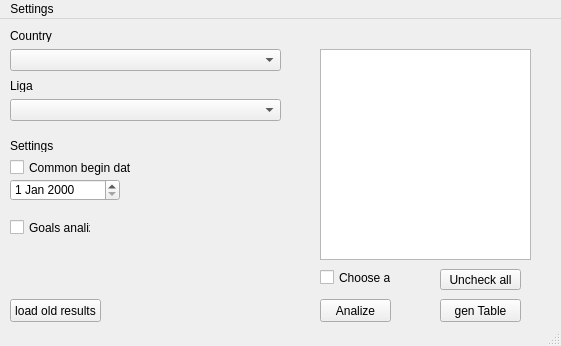
<?xml version="1.0" encoding="UTF-8"?>
<ui version="4.0">
 <class>MainWindow</class>
 <widget class="QMainWindow" name="MainWindow">
  <property name="geometry">
   <rect>
    <x>0</x>
    <y>0</y>
    <width>561</width>
    <height>346</height>
   </rect>
  </property>
  <property name="windowTitle">
   <string>BookmakerInterface</string>
  </property>
  <widget class="QWidget" name="centralwidget">
   <widget class="QPushButton" name="genTableBtn">
    <property name="geometry">
     <rect>
      <x>440</x>
      <y>280</y>
      <width>81</width>
      <height>23</height>
     </rect>
    </property>
    <property name="text">
     <string>gen Table</string>
    </property>
   </widget>
   <widget class="QPushButton" name="AnalizeBtn">
    <property name="geometry">
     <rect>
      <x>320</x>
      <y>280</y>
      <width>71</width>
      <height>23</height>
     </rect>
    </property>
    <property name="text">
     <string>Analize</string>
    </property>
   </widget>
   <widget class="QComboBox" name="countryList">
    <property name="geometry">
     <rect>
      <x>10</x>
      <y>30</y>
      <width>271</width>
      <height>22</height>
     </rect>
    </property>
   </widget>
   <widget class="QComboBox" name="leaguesList">
    <property name="geometry">
     <rect>
      <x>10</x>
      <y>80</y>
      <width>271</width>
      <height>22</height>
     </rect>
    </property>
   </widget>
   <widget class="QListWidget" name="cmdList">
    <property name="geometry">
     <rect>
      <x>320</x>
      <y>30</y>
      <width>211</width>
      <height>211</height>
     </rect>
    </property>
   </widget>
   <widget class="QLabel" name="label">
    <property name="geometry">
     <rect>
      <x>10</x>
      <y>10</y>
      <width>47</width>
      <height>13</height>
     </rect>
    </property>
    <property name="text">
     <string>Country</string>
    </property>
   </widget>
   <widget class="QLabel" name="label_2">
    <property name="geometry">
     <rect>
      <x>10</x>
      <y>60</y>
      <width>47</width>
      <height>13</height>
     </rect>
    </property>
    <property name="text">
     <string>Liga</string>
    </property>
   </widget>
   <widget class="QDateEdit" name="dateEdit">
    <property name="geometry">
     <rect>
      <x>10</x>
      <y>160</y>
      <width>110</width>
      <height>22</height>
     </rect>
    </property>
   </widget>
   <widget class="QLabel" name="label_3">
    <property name="geometry">
     <rect>
      <x>10</x>
      <y>120</y>
      <width>47</width>
      <height>13</height>
     </rect>
    </property>
    <property name="text">
     <string>Settings</string>
    </property>
   </widget>
   <widget class="QCheckBox" name="CommonBeginDataCBox">
    <property name="geometry">
     <rect>
      <x>10</x>
      <y>140</y>
      <width>121</width>
      <height>17</height>
     </rect>
    </property>
    <property name="text">
     <string>Common begin date</string>
    </property>
   </widget>
   <widget class="QCheckBox" name="goalsAnalizeCBox">
    <property name="geometry">
     <rect>
      <x>10</x>
      <y>200</y>
      <width>81</width>
      <height>17</height>
     </rect>
    </property>
    <property name="text">
     <string>Goals analize</string>
    </property>
   </widget>
   <widget class="QCheckBox" name="chooseAllCBox">
    <property name="geometry">
     <rect>
      <x>320</x>
      <y>250</y>
      <width>71</width>
      <height>17</height>
     </rect>
    </property>
    <property name="text">
     <string>Choose all</string>
    </property>
   </widget>
   <widget class="QPushButton" name="LoadOldResultBtn">
    <property name="geometry">
     <rect>
      <x>10</x>
      <y>280</y>
      <width>91</width>
      <height>23</height>
     </rect>
    </property>
    <property name="text">
     <string>load old results</string>
    </property>
   </widget>
   <widget class="QPushButton" name="UncheckAllBtn">
    <property name="geometry">
     <rect>
      <x>440</x>
      <y>250</y>
      <width>81</width>
      <height>21</height>
     </rect>
    </property>
    <property name="text">
     <string>Uncheck all</string>
    </property>
   </widget>
  </widget>
  <widget class="QMenuBar" name="menubar">
   <property name="geometry">
    <rect>
     <x>0</x>
     <y>0</y>
     <width>561</width>
     <height>21</height>
    </rect>
   </property>
   <widget class="QMenu" name="menuSettings">
    <property name="title">
     <string>Settings</string>
    </property>
   </widget>
   <addaction name="menuSettings"/>
  </widget>
  <widget class="QStatusBar" name="statusbar"/>
  <action name="actionSettings">
   <property name="text">
    <string>Settings</string>
   </property>
  </action>
  <action name="actionsettings">
   <property name="text">
    <string>settings</string>
   </property>
  </action>
  <action name="action123123">
   <property name="text">
    <string>123123</string>
   </property>
  </action>
  <action name="action12312">
   <property name="text">
    <string>12312</string>
   </property>
  </action>
  <action name="action123123_2">
   <property name="text">
    <string>123123</string>
   </property>
  </action>
 </widget>
 <resources/>
 <connections/>
</ui>
